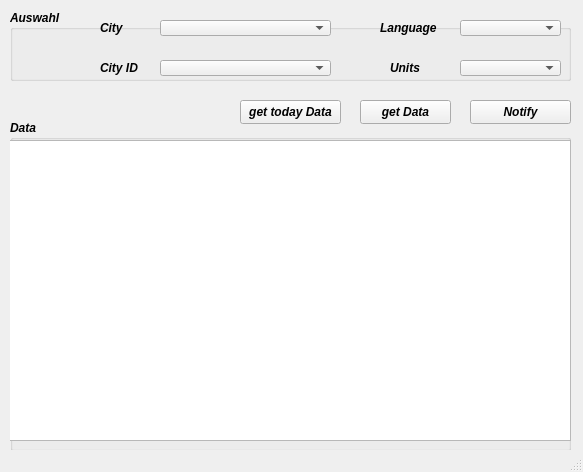
<?xml version="1.0" encoding="UTF-8"?>
<ui version="4.0">
 <class>MainWindow</class>
 <widget class="QMainWindow" name="MainWindow">
  <property name="geometry">
   <rect>
    <x>0</x>
    <y>0</y>
    <width>583</width>
    <height>472</height>
   </rect>
  </property>
  <property name="windowTitle">
   <string>MainWindow</string>
  </property>
  <widget class="QWidget" name="centralwidget">
   <widget class="QGroupBox" name="choiceBox">
    <property name="geometry">
     <rect>
      <x>10</x>
      <y>10</y>
      <width>561</width>
      <height>71</height>
     </rect>
    </property>
    <property name="font">
     <font>
      <italic>true</italic>
      <bold>true</bold>
     </font>
    </property>
    <property name="title">
     <string>Auswahl</string>
    </property>
    <widget class="QLabel" name="city">
     <property name="geometry">
      <rect>
       <x>90</x>
       <y>10</y>
       <width>51</width>
       <height>16</height>
      </rect>
     </property>
     <property name="text">
      <string>City</string>
     </property>
    </widget>
    <widget class="QComboBox" name="Citybox">
     <property name="geometry">
      <rect>
       <x>150</x>
       <y>10</y>
       <width>171</width>
       <height>16</height>
      </rect>
     </property>
    </widget>
    <widget class="QLabel" name="Unit">
     <property name="geometry">
      <rect>
       <x>380</x>
       <y>50</y>
       <width>49</width>
       <height>16</height>
      </rect>
     </property>
     <property name="text">
      <string>Units</string>
     </property>
    </widget>
    <widget class="QComboBox" name="unitBox">
     <property name="geometry">
      <rect>
       <x>450</x>
       <y>50</y>
       <width>101</width>
       <height>16</height>
      </rect>
     </property>
    </widget>
    <widget class="QLabel" name="language">
     <property name="geometry">
      <rect>
       <x>370</x>
       <y>10</y>
       <width>61</width>
       <height>16</height>
      </rect>
     </property>
     <property name="text">
      <string>Language</string>
     </property>
    </widget>
    <widget class="QComboBox" name="langBox">
     <property name="geometry">
      <rect>
       <x>450</x>
       <y>10</y>
       <width>101</width>
       <height>16</height>
      </rect>
     </property>
    </widget>
    <widget class="QComboBox" name="cityIdBox">
     <property name="geometry">
      <rect>
       <x>150</x>
       <y>50</y>
       <width>171</width>
       <height>16</height>
      </rect>
     </property>
    </widget>
    <widget class="QLabel" name="cityId">
     <property name="geometry">
      <rect>
       <x>90</x>
       <y>50</y>
       <width>41</width>
       <height>16</height>
      </rect>
     </property>
     <property name="text">
      <string>City ID</string>
     </property>
    </widget>
   </widget>
   <widget class="QGroupBox" name="DataBox">
    <property name="geometry">
     <rect>
      <x>10</x>
      <y>120</y>
      <width>561</width>
      <height>331</height>
     </rect>
    </property>
    <property name="font">
     <font>
      <italic>true</italic>
      <bold>true</bold>
     </font>
    </property>
    <property name="title">
     <string>Data</string>
    </property>
    <widget class="QTreeView" name="treeView">
     <property name="geometry">
      <rect>
       <x>-10</x>
       <y>20</y>
       <width>571</width>
       <height>301</height>
      </rect>
     </property>
    </widget>
   </widget>
   <widget class="QPushButton" name="notifBtn">
    <property name="geometry">
     <rect>
      <x>470</x>
      <y>100</y>
      <width>101</width>
      <height>24</height>
     </rect>
    </property>
    <property name="font">
     <font>
      <italic>true</italic>
      <bold>true</bold>
     </font>
    </property>
    <property name="text">
     <string>Notify</string>
    </property>
   </widget>
   <widget class="QPushButton" name="dataBtn">
    <property name="geometry">
     <rect>
      <x>360</x>
      <y>100</y>
      <width>91</width>
      <height>24</height>
     </rect>
    </property>
    <property name="font">
     <font>
      <italic>true</italic>
      <bold>true</bold>
     </font>
    </property>
    <property name="text">
     <string>get Data</string>
    </property>
   </widget>
   <widget class="QPushButton" name="ActBtn">
    <property name="geometry">
     <rect>
      <x>240</x>
      <y>100</y>
      <width>101</width>
      <height>24</height>
     </rect>
    </property>
    <property name="font">
     <font>
      <italic>true</italic>
      <bold>true</bold>
     </font>
    </property>
    <property name="text">
     <string>get today Data</string>
    </property>
   </widget>
  </widget>
  <widget class="QStatusBar" name="statusbar"/>
 </widget>
 <resources/>
 <connections/>
</ui>
